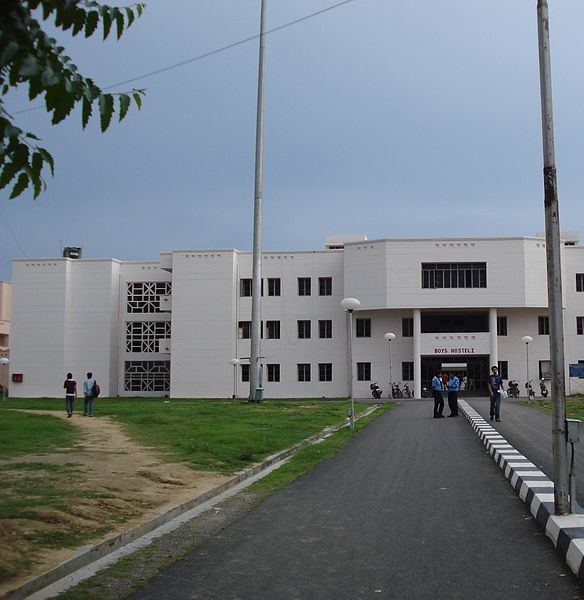
#> input picture IIITA_BH1_left.JPG, 584 x 600 px
$ python -i panorama.py   (imports and definitions only)
#> lines starting #> are read from the running program, lines starting #| are printed output that depends on the picture
import numpy as np
import imutils
import cv2

class Stitcher:
	def __init__(self):
		# determine if we are using OpenCV v3.X
		self.isv3 = imutils.is_cv3()
	def stitch(self, images, ratio=0.75, reprojThresh=4.0,
		showMatches=False):
		# unpack the images, then detect keypoints and extract
		# local invariant descriptors from them
		(imageB, imageA) = images
		(kpsA, featuresA) = self.detectAndDescribe(imageA)
		(kpsB, featuresB) = self.detectAndDescribe(imageB)

		# match features between the two images
		M = self.matchKeypoints(kpsA, kpsB,
			featuresA, featuresB, ratio, reprojThresh)

		# if the match is None, then there aren't enough matched
		# keypoints to create a panorama
		if M is None:
			return None
				# otherwise, apply a perspective warp to stitch the images
		# together
		(matches, H, status) = M
		result = cv2.warpPerspective(imageA, H,
			(imageA.shape[1] + imageB.shape[1], imageA.shape[0]))
		result[0:imageB.shape[0], 0:imageB.shape[1]] = imageB

		# check to see if the keypoint matches should be visualized
		if showMatches:
			vis = self.drawMatches(imageA, imageB, kpsA, kpsB, matches,
				status)

			# return a tuple of the stitched image and the
			# visualization
			return (result, vis)

		# return the stitched image
		return result
	# [76 lines left out: functions detectAndDescribe, matchKeypoints, drawMatches, not called in this run]

>>> import cv2
>>> picture = cv2.imread('IIITA_BH1_left.JPG', cv2.IMREAD_GRAYSCALE)
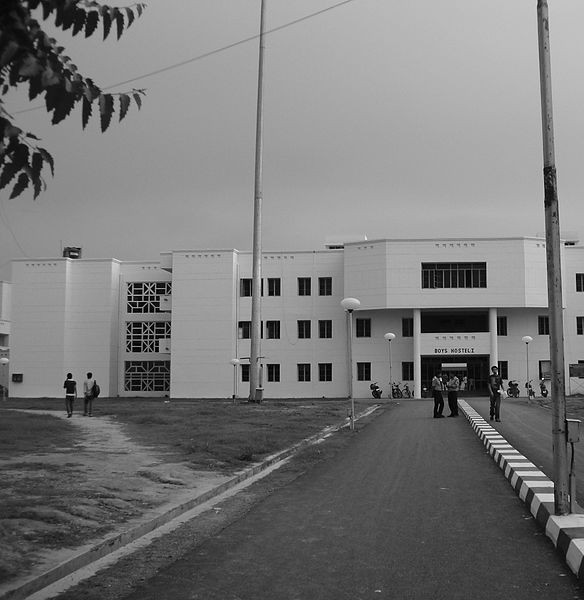
#> picture: shape (600, 584); min 0, max 255, mean 119.8
>>> result = Stitcher().stitch(picture)
#> (the run stopped early here; a loop or call above may not have finished)

$ run again, on IIITA_BH2_left.JPG
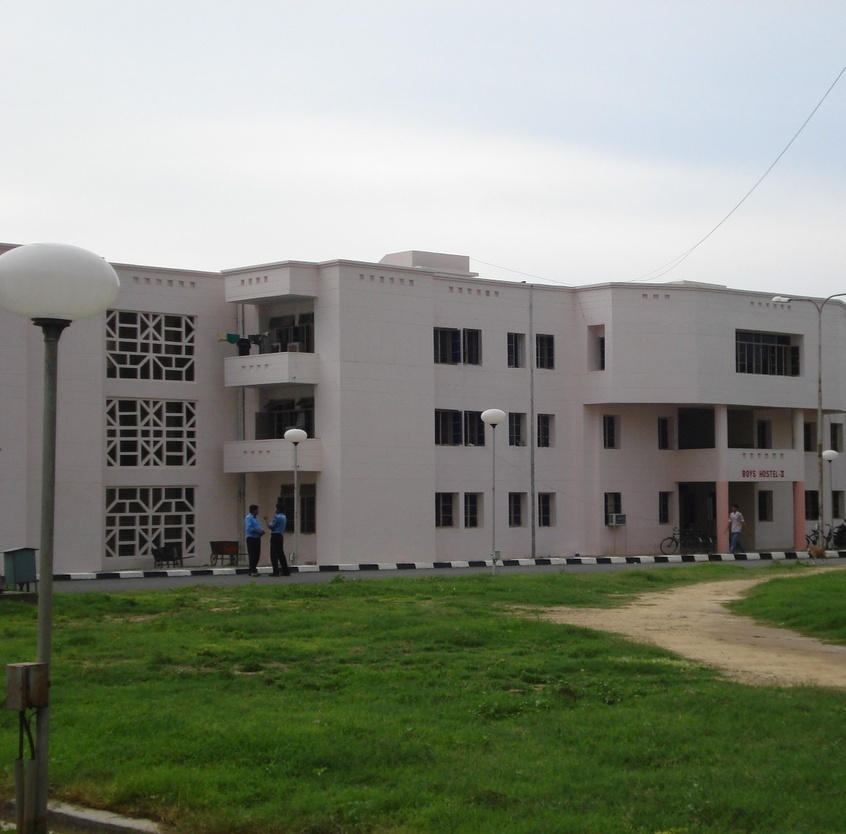
#> input picture IIITA_BH2_left.JPG, 846 x 834 px, shrunk from 1167 x 1151 before the run
#> `picture = cv2.imread('IIITA_BH1_left.JPG', cv2.IMREAD_GRAYSCALE)`:
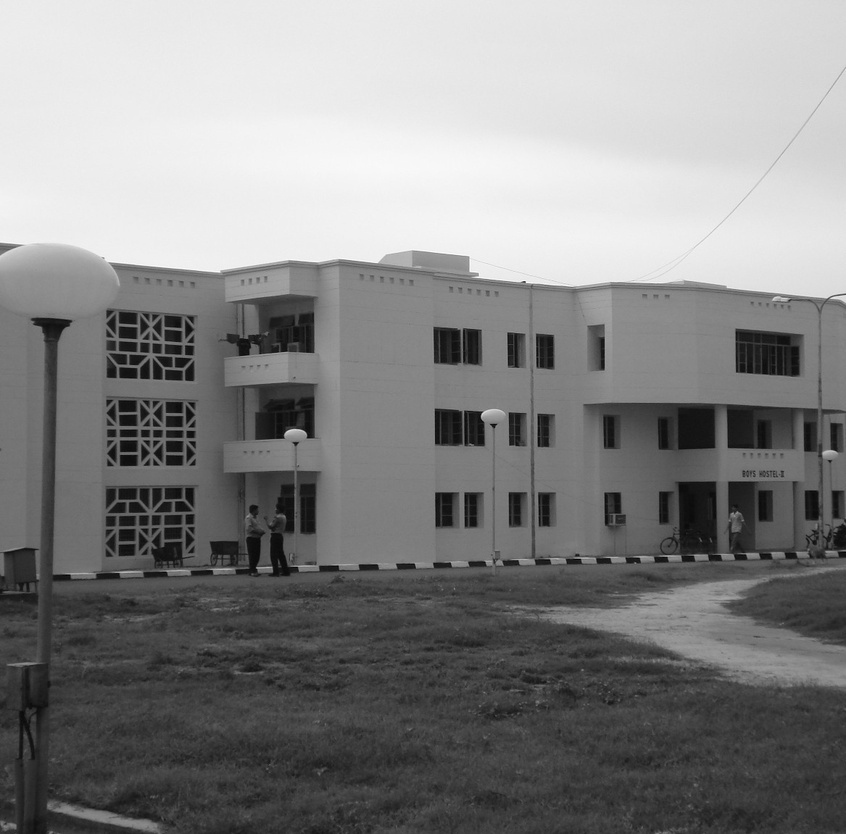
#> picture: shape (834, 846); min 1, max 255, mean 132.9

$ run again, on IIITA_BH1_right.JPG
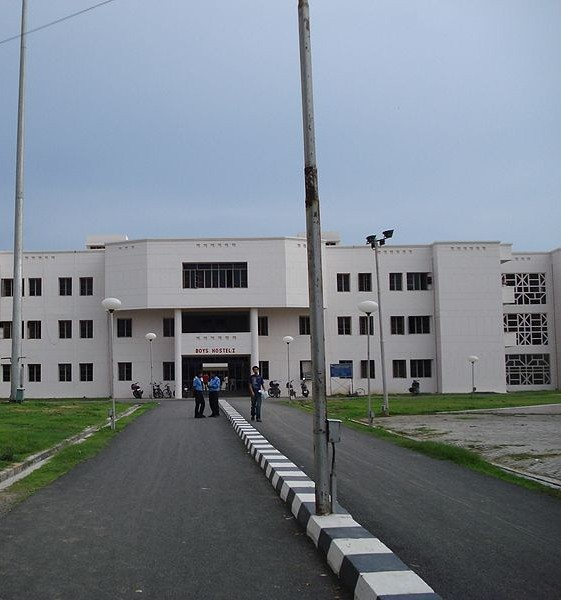
#> input picture IIITA_BH1_right.JPG, 561 x 600 px
#> `picture = cv2.imread('IIITA_BH1_left.JPG', cv2.IMREAD_GRAYSCALE)`:
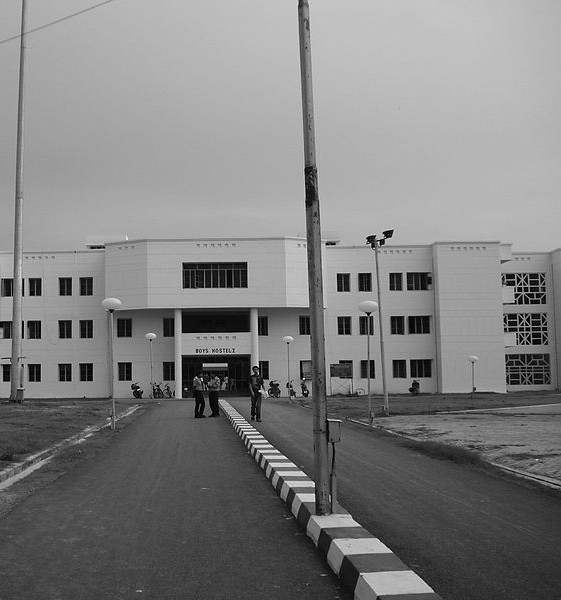
#> picture: shape (600, 561); min 0, max 255, mean 127.1

$ run again, on IIITA_BH2_right.JPG
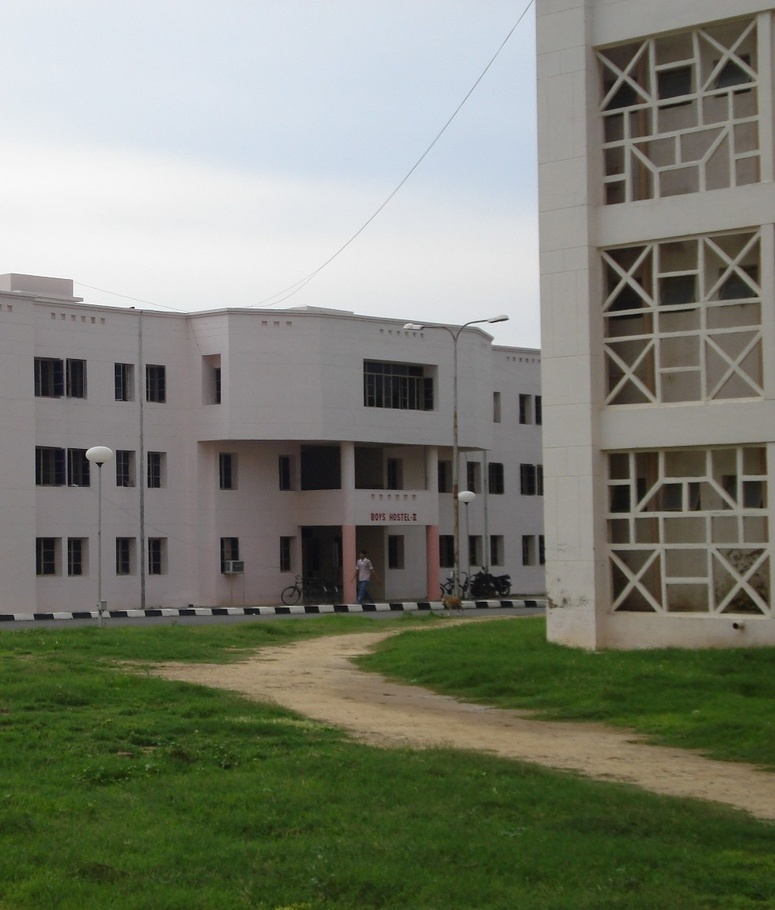
#> input picture IIITA_BH2_right.JPG, 775 x 910 px, shrunk from 980 x 1151 before the run
#> `picture = cv2.imread('IIITA_BH1_left.JPG', cv2.IMREAD_GRAYSCALE)`:
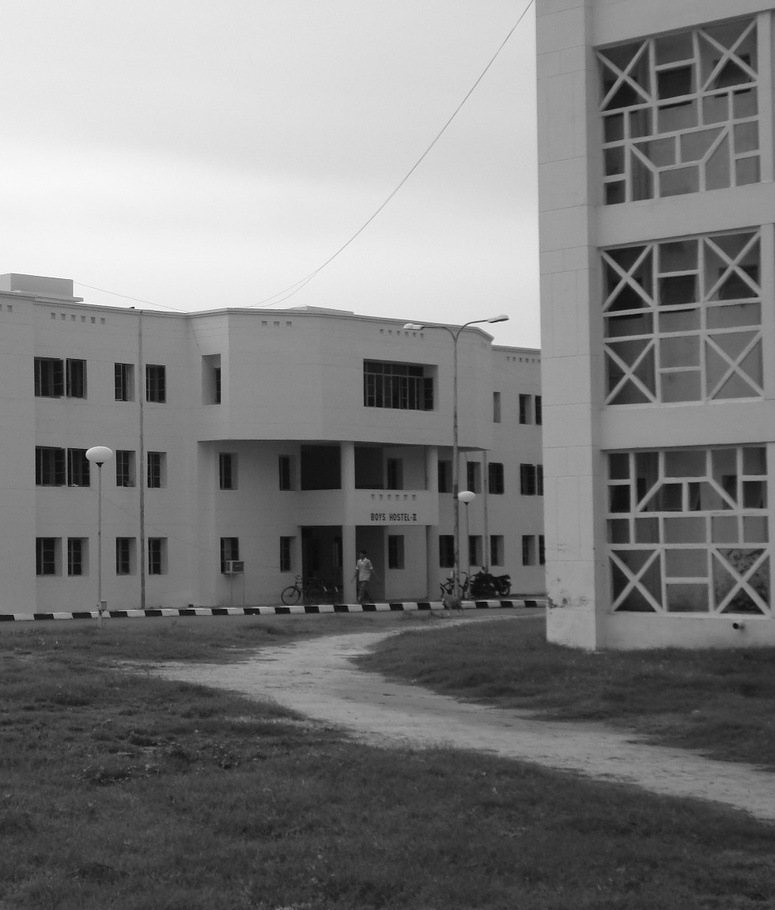
#> picture: shape (910, 775); min 0, max 255, mean 123.8
